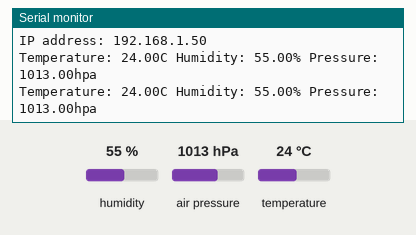
Recording of a sketch running on a simulated ESP8266 (NodeMCU). Parts: the last lines printed to the serial monitor. Inputs (shaded band) come from the test bench; at power-on: humidity 55 %, air pressure 1013 hPa, temperature 24 °C. WiFi joins after 1.5 s; servers stay silent unless stated.

Above: at 2.9 s.
3.0 s: humidity set to 22 %
At 4.0 s:
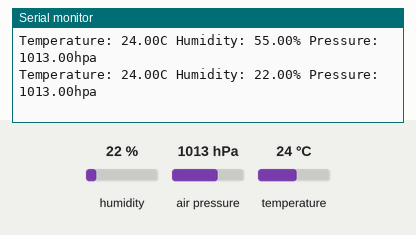
4.5 s: air pressure set to 952 hPa
At 5.6 s:
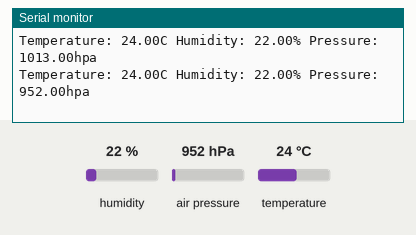
6.0 s: temperature set to 12 °C
At 7.2 s:
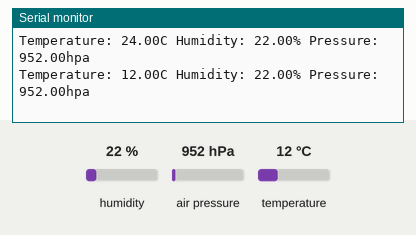

The sketch:

ESP8622_BME280.ino
```cpp
#include <Wire.h>
#include <ESP8266WiFi.h>
#include <WiFiUdp.h>
#include <ArduinoJson.h>
#include <Adafruit_Sensor.h>
#include <Adafruit_BME280.h>

#define BME_SCK 13
#define BME_MISO 12
#define BME_MOSI 11
#define BME_CS 10

#define SEALEVELPRESSURE_HPA 1013.25

const char* ssid     = "demoIT";
const char* password = "";

Adafruit_BME280 bme;

unsigned long delayTime = 800;

// UDP Client
WiFiUDP udp;
unsigned int localUdpPort = 4210;
const char* ip = "192.168.0.1";
unsigned int port = 8888;

void setup() {
  Serial.begin(115200);
  delay(100);

  // BME 280
  bool status = bme.begin();
  if (!status) {
      Serial.println("Could not find a valid BME280 sensor, check wiring!");
      while (1);
  }
  Serial.println("BME280 Test");
  Serial.println();
  delay(100);

  // WiFi Connect
  WiFi.begin(ssid, password);
  Serial.print("\n\r \n\rWorking to connect");

  // Wait for connection
  while (WiFi.status() != WL_CONNECTED) {
    delay(500);
    Serial.print(".");
  }
  Serial.println("");
  Serial.println("NodeMCU(ESP8266)");
  Serial.print("Connected to ");
  Serial.println(ssid);
  Serial.print("IP address: ");
  Serial.println(WiFi.localIP());

  // Start UDP Connection
  udp.begin(localUdpPort);
}

void loop() {
  // JSON Buffer
  StaticJsonBuffer<100> jsonBuffer;

  // Read BME280 values
  float t = bme.readTemperature();
  float h = bme.readHumidity();
  float p = bme.readPressure() / 100.0F;

  Serial.print("Temperature: ");
  Serial.print(t);
  Serial.print("C Humidity: ");
  Serial.print(h);
  Serial.print("% Pressure: ");
  Serial.print(p);
  Serial.println("hpa");

  // Publish UDP Packets
  // Temperature
  JsonObject& root = jsonBuffer.createObject();
  root["type"] = "pub";
  root["topic"] = "temperature";
  root["value"] = t;

  udp.beginPacket(ip, port);
  root.printTo(udp);
  udp.println();
  udp.endPacket();

  // Humidity
  root["topic"] = "humidity";
  root["value"] = h;

  udp.beginPacket(ip, port);
  root.printTo(udp);
  udp.println();
  udp.endPacket();

  // Pressure
  root["topic"] = "pressure";
  root["value"] = p;

  udp.beginPacket(ip, port);
  root.printTo(udp);
  udp.println();
  udp.endPacket();

  delay(delayTime);
}
```

Measured:
- after the input at 3.0 s, the serial monitor: prints a new line after 0.32 s (image 1)
- after the input at 4.5 s, the serial monitor: prints a new line after 0.43 s (image 2)
- after the input at 6.0 s, the serial monitor: prints a new line after 0.54 s (image 3)
